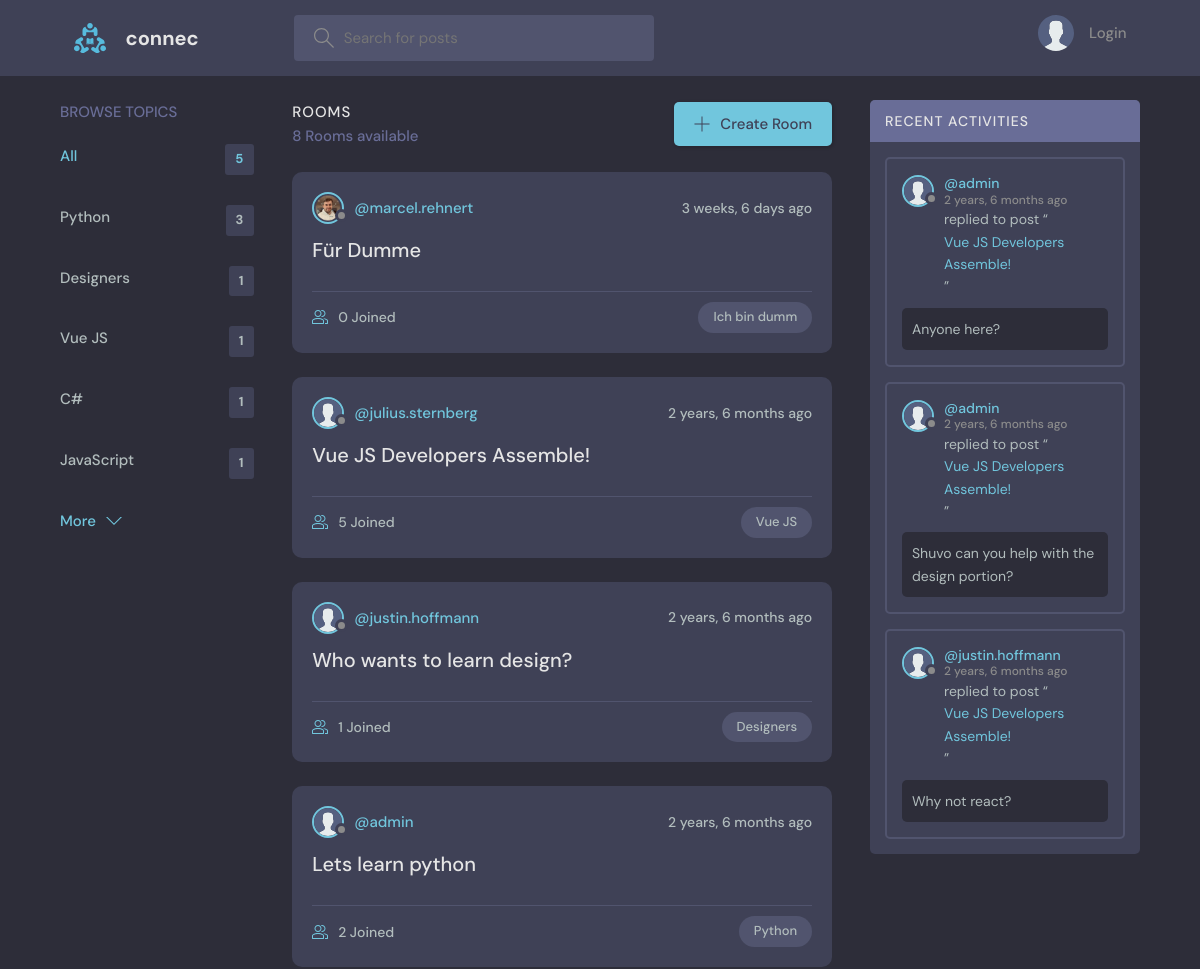
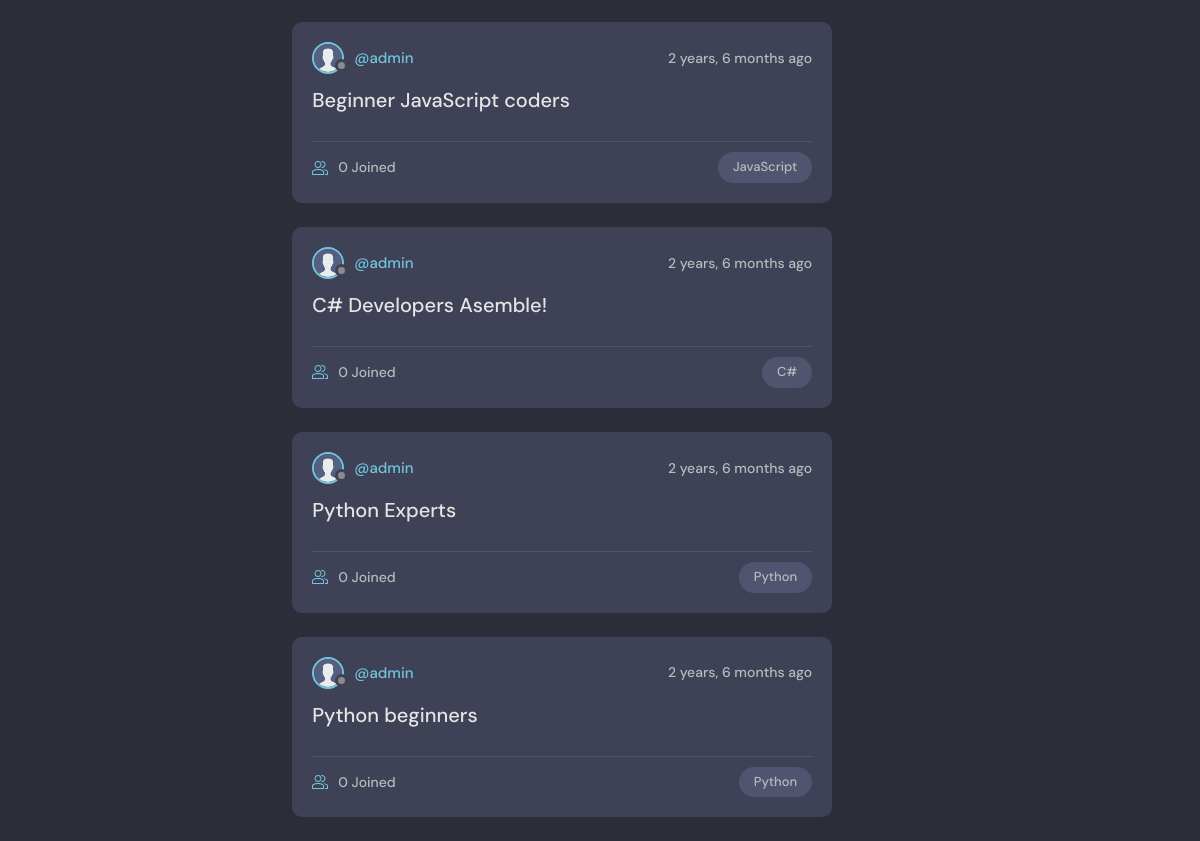
The page / on the database its author committed (2 pictures, top to bottom).
### base/models.py (models this page shows, shortened)
class Topic(models.Model):
    name = models.CharField(max_length=200)

class Room(models.Model):
    host = models.ForeignKey(User, on_delete=models.SET_NULL, null=True)
    topic = models.ForeignKey(Topic, on_delete=models.SET_NULL, null=True)
    name = models.CharField(max_length=200)
    description = models.TextField(null=True, blank=True)
    participants = models.ManyToManyField(
        User, related_name='participants', blank=True)
    updated = models.DateTimeField(auto_now=True)
    created = models.DateTimeField(auto_now_add=True)
    class Meta:
        ordering = ['-updated', '-created']
    def __str__(self):
        return self.name

class User(AbstractUser):
    name = models.CharField(max_length=200, null=True)
    email = models.EmailField(unique=True, null=True)
    bio = models.TextField(null=True)
    avatar = models.ImageField(null=True, default="avatar.svg")
    USERNAME_FIELD = 'email'
    REQUIRED_FIELDS = []

class Message(models.Model):
    user = models.ForeignKey(User, on_delete=models.CASCADE)
    room = models.ForeignKey(Room, on_delete=models.CASCADE)
    body = models.TextField()
    updated = models.DateTimeField(auto_now=True)
    created = models.DateTimeField(auto_now_add=True)
    class Meta:
        ordering = ['-updated', '-created']

### base/views.py (the view)
# urls.py: path('', views.home, name="home"),
def home(request):
    q = request.GET.get('q') if request.GET.get('q') != None else ''
    rooms = Room.objects.filter(
        Q(topic__name__icontains=q) |
        Q(name__icontains=q) |
        Q(description__icontains=q)
    )
    topics = Topic.objects.all()[0:5]
    room_count = rooms.count()
    room_messages = Message.objects.filter(
        Q(room__topic__name__icontains=q))[0:3]
    context = {'rooms': rooms, 'topics': topics,
               'room_count': room_count, 'room_messages': room_messages}
    return render(request, 'base/home.html', context)

### base/templates/base/home.html (shortened to what this page needs)
{% extends 'main.html' %}
{% block content %}
<main class="layout layout--3">
  <div class="container">
    {% include 'base/topics_component.html' %}
    <div class="roomList">
      <div class="roomList__header">
        <div>
          <h2>Rooms</h2>
          <p>{{room_count}} Rooms available</p>
        </div>
        <a class="btn btn--main" href="{% url 'create-room' %}">
          <svg version="1.1" xmlns="http://www.w3.org/2000/svg" width="32" height="32" viewBox="0 0 32 32">
            <title>add</title>
            <path
              d="M16.943 0.943h-1.885v14.115h-14.115v1.885h14.115v14.115h1.885v-14.115h14.115v-1.885h-14.115v-14.115z">
            </path>
          </svg>
          Create Room
        </a>
      </div>
      {% include 'base/feed_component.html' %}
    </div>
    {% include 'base/activity_component.html' %}
  </div>
</main>
{% endblock %}

### base/templates/base/topics_component.html
<div class="topics">
    <div class="topics__header">
        <h2>Browse Topics</h2>
    </div>
    <ul class="topics__list">
        <li>
            <a href="{% url 'home' %}" class="active">All <span>{{topics.count}}</span></a>
        </li>
        {% for topic in topics %}
        <li>
            <a href="{% url 'home' %}?q={{topic.name}}">{{topic.name}}<span>{{topic.room_set.all.count}}</span></a>
        </li>
        {% endfor %}
    </ul>
    <a class="btn btn--link" href="{% url 'topics' %}">
        More
        <svg version="1.1" xmlns="http://www.w3.org/2000/svg" width="32" height="32" viewBox="0 0 32 32">
            <title>chevron-down</title>
            <path d="M16 21l-13-13h-3l16 16 16-16h-3l-13 13z"></path>
        </svg>
    </a>
</div>

### base/templates/base/feed_component.html (shortened to what this page needs)
{% for room in rooms %}
<div class="roomListRoom">
    <div class="roomListRoom__header">
        <a href="{% url 'user-profile' room.host.id %}" class="roomListRoom__author">
            <div class="avatar avatar--small">
                <img src="{{room.host.avatar.url}}" />
            </div>
            <span>@{{room.host.username}}</span>
        </a>
        <div class="roomListRoom__actions">
            <span>{{room.created|timesince}} ago</span>
        </div>
    </div>
    <div class="roomListRoom__content">
        <a href="{% url 'room' room.id %}">{{room.name}}</a>
    </div>
    <div class="roomListRoom__meta">
        <a href="{% url 'room' room.id %}" class="roomListRoom__joined">
            {{room.participants.all.count}} Joined
        </a>
        <p class="roomListRoom__topic">{{room.topic.name}}</p>
    </div>
</div>
{% endfor %}

### base/templates/base/activity_component.html (shortened to what this page needs)
<div class="activities">
    <div class="activities__header">
        <h2>Recent Activities</h2>
    </div>
    {% for message in room_messages %}
    <div class="activities__box">
        <div class="activities__boxHeader roomListRoom__header">
            <a href="{% url 'user-profile' message.user.id %}" class="roomListRoom__author">
                <div class="avatar avatar--small">
                    <img src="{{message.user.avatar.url}}" />
                </div>
                <p>
                    @{{message.user.username}}
                    <span>{{message.created|timesince}} ago</span>
                </p>
            </a>
        </div>
        <div class="activities__boxContent">
            <p>replied to post “<a href="{% url 'room' message.room.id %}">{{message.room}}</a>”</p>
            <div class="activities__boxRoomContent">{{message.body}}</div>
        </div>
    </div>
    {% endfor %}
</div>

### rows shown on the page
Topic: name "Python", room_set.all.count "3"
Topic: name "Designers", room_set.all.count "1"
Topic: name "Vue JS", room_set.all.count "1"
Topic: name "C#", room_set.all.count "1"
Topic: name "JavaScript", room_set.all.count "1"
Room: host.avatar (picture), host.username "marcel.rehnert", created "3 weeks, 6 days", name "Für Dumme", participants.all.count "0", topic.name "Ich bin dumm"
Room: host.avatar (placeholder picture), host.username "julius.sternberg", created "2 years, 6 months", name "Vue JS Developers Assemble!", participants.all.count "5", topic.name "Vue JS"
Room: host.avatar (placeholder picture), host.username "justin.hoffmann", created "2 years, 6 months", name "Who wants to learn design?", participants.all.count "1", topic.name "Designers"
Room: host.avatar (placeholder picture), host.username "admin", created "2 years, 6 months", name "Lets learn python", participants.all.count "2", topic.name "Python"
Room: host.avatar (placeholder picture), host.username "admin", created "2 years, 6 months", name "Beginner JavaScript coders", participants.all.count "0", topic.name "JavaScript"
Room: host.avatar (placeholder picture), host.username "admin", created "2 years, 6 months", name "C# Developers Asemble!", participants.all.count "0", topic.name "C#"
Room: host.avatar (placeholder picture), host.username "admin", created "2 years, 6 months", name "Python Experts", participants.all.count "0", topic.name "Python"
Room: host.avatar (placeholder picture), host.username "admin", created "2 years, 6 months", name "Python beginners", participants.all.count "0", topic.name "Python"
Message: user.avatar (placeholder picture), user.username "admin", created "2 years, 6 months", room "Vue JS Developers Assemble!", body "Anyone here?"
Message: user.avatar (placeholder picture), user.username "admin", created "2 years, 6 months", room "Vue JS Developers Assemble!", body "Shuvo can you help with the design portion?"
Message: user.avatar (placeholder picture), user.username "justin.hoffmann", created "2 years, 6 months", room "Vue JS Developers Assemble!", body "Why not react?"

### other values the page prints
{{ topics.count }} "5"
{{ room_count }} "8"
